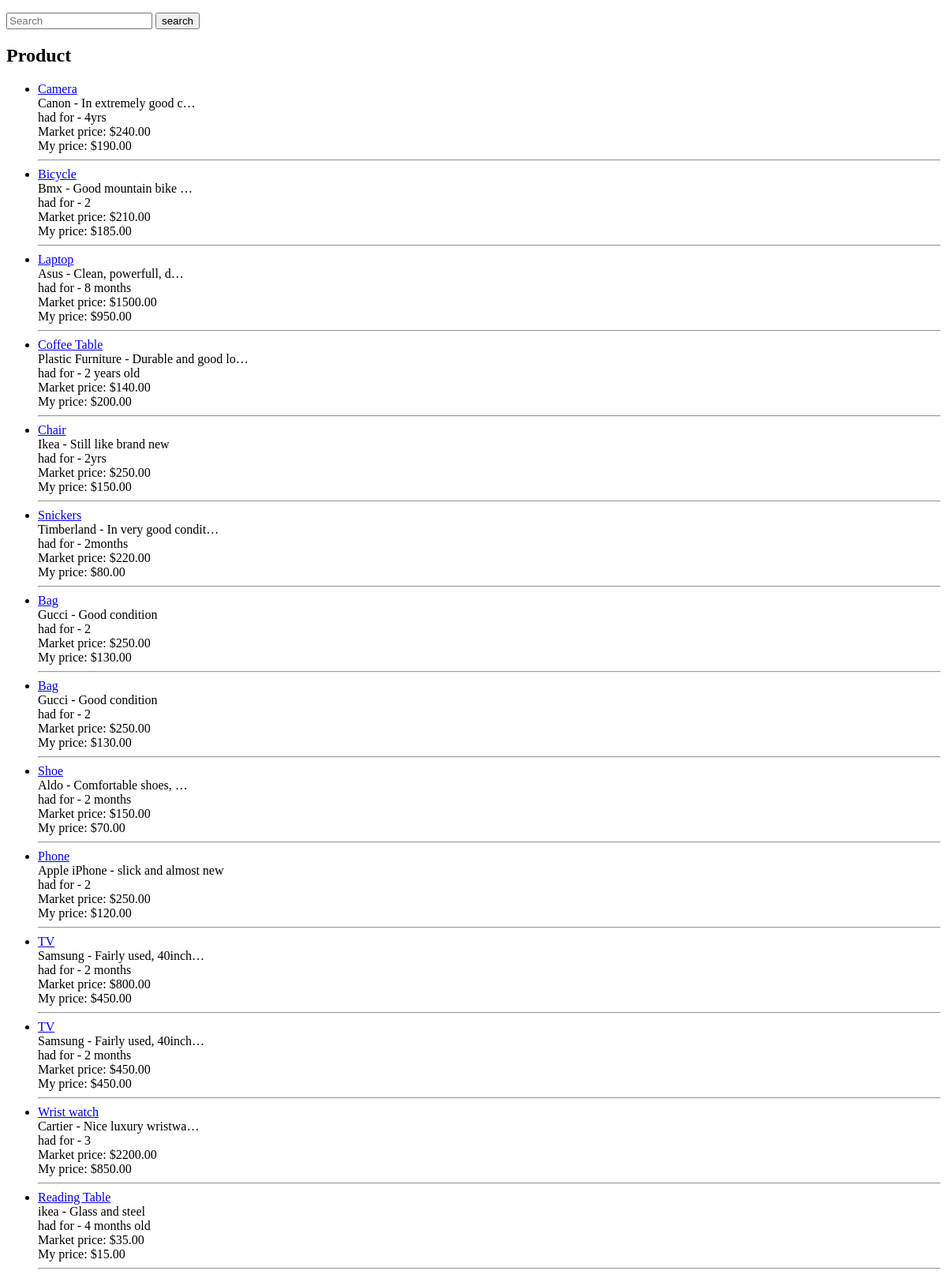
Before: /products/ with the older database file.
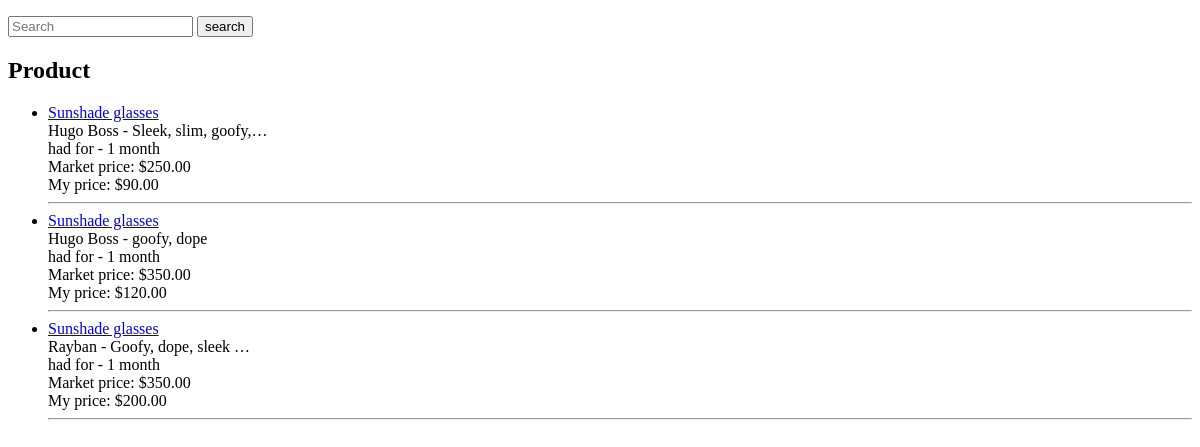
After: the same page with the newer database file.
### products/models.py (models this page shows, shortened)
class Product(models.Model):
	user = models.ForeignKey(settings.AUTH_USER_MODEL)
	managers = models.ManyToManyField(settings.AUTH_USER_MODEL, related_name='product_managers', blank=True)
	title = models.CharField(max_length=120, null=True)
	slug = models.SlugField(blank=True, unique=True)
	make = models.CharField(max_length=120, null=True, blank=True, verbose_name='model')
	media = models.ImageField(
						upload_to=download_media_location,
						null=True,
						blank=True,
						storage=FileSystemStorage(location=settings.PROTECTED_ROOT)
					)
	age = models.CharField(max_length=120, null=True, blank=True, help_text='Ignore if not applicable')
	description = models.TextField()
	price_1 = models.DecimalField(max_digits=100, decimal_places=2, default=10.99, verbose_name='Market price')
	price_2 = models.DecimalField(max_digits=100, decimal_places=2, default=10.99, verbose_name='My price') #100.00
	def get_absolute_url(self):
		view_name = "products:detail_slug"
		return reverse(view_name, kwargs={"slug": self.slug}) #args=(self.slug)

### products/views.py (the view, shortened to what this page needs)
class ProductListView(ListView):
	model = Product
	def get_queryset(self, *args, **kwargs):
		qs = super(ProductListView, self).get_queryset(*args, **kwargs)
		query = self.request.GET.get("q")
		return qs

### products/templates/products/product_list.html
{% extends "base.html" %}
{% block content %}
<div class="col-sm-4">
	<p>
		<form method="GET" action="">
			<input type="text" name="q" placeholder="Search" value='{{ request.GET.q }}'>
			<input type="submit" value="search">
		</form>
	</p>
</div>
<h2>Product</h2>
<ul>
    {% for item in object_list %}
        <li><a href="{{ item.get_absolute_url }}">{{ item.title }}</a><br>
        {{ item.make }} - {{ item.description|truncatechars:20 }} <br>
        <span>had for - {{ item.age }}</span><br>
        <span>Market price: ${{ item.price_1 }}</span><br>
        <span>My price: ${{ item.price_2 }}</span>
        </li>
        <hr>
    {% endfor %}
</ul>
{% endblock %}

Changed rows visible on the page:
removed Product: title "Camera", make "Canon", description "In extremely good c…", age "4yrs", price_1 "240.00", price_2 "190.00"
removed Product: title "Bicycle", make "Bmx", description "Good mountain bike …", age "2", price_1 "210.00", price_2 "185.00"
removed Product: title "Laptop", make "Asus", description "Clean, powerfull, d…", age "8 months", price_1 "1500.00", price_2 "950.00"
removed Product: title "Coffee Table", make "Plastic Furniture", description "Durable and good lo…", age "2 years old", price_1 "140.00", price_2 "200.00"
removed Product: title "Bag", make "Gucci", description "Good condition", age "2", price_1 "250.00", price_2 "130.00"
removed Product: title "Bag", make "Gucci", description "Good condition", age "2", price_1 "250.00", price_2 "130.00"
removed Product: title "Shoe", make "Aldo", description "Comfortable shoes, …", age "2 months", price_1 "150.00", price_2 "70.00"
removed Product: title "Phone", make "Apple iPhone", description "slick and almost new", age "2", price_1 "250.00", price_2 "120.00"
removed Product: title "TV", make "Samsung", description "Fairly used, 40inch…", age "2 months", price_1 "800.00", price_2 "450.00"
removed Product: title "TV", make "Samsung", description "Fairly used, 40inch…", age "2 months", price_1 "450.00", price_2 "450.00"
removed Product: title "Wrist watch", make "Cartier", description "Nice luxury wristwa…", age "3", price_1 "2200.00", price_2 "850.00"
removed Product: title "Reading Table", make "ikea", description "Glass and steel", age "4 months old", price_1 "35.00", price_2 "15.00"
changed Product: title "Chair" → "Sunshade glasses"; make "Ikea" → "Hugo Boss"; description "Still like brand new" → "Sleek, slim, goofy,…"; age "2yrs" → "1 month"; price_2 "150.00" → "90.00"
changed Product: title "Snickers" → "Sunshade glasses"; make "Timberland" → "Hugo Boss"; description "In very good condit…" → "goofy, dope"; age "2months" → "1 month"; price_1 "220.00" → "350.00"; price_2 "80.00" → "120.00"
added Product: title "Sunshade glasses", make "Rayban", description "Goofy, dope, sleek …", age "1 month", price_1 "350.00", price_2 "200.00"
